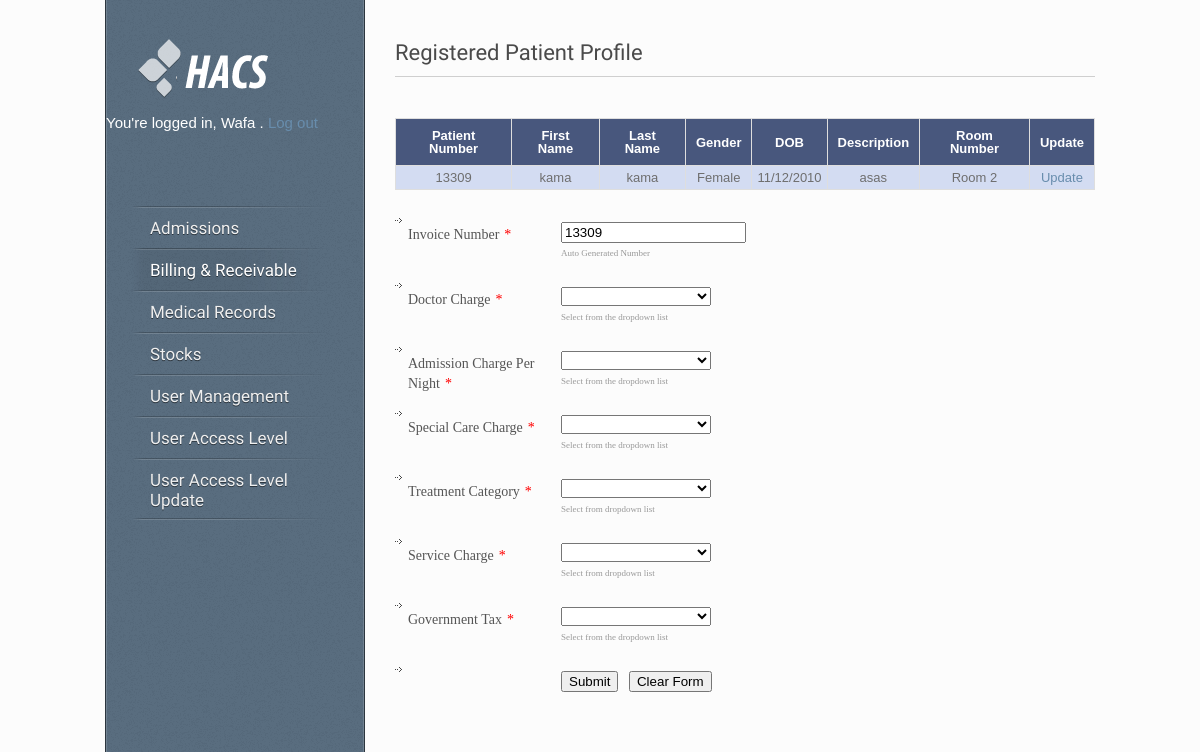
Page /others_invoice.php?id=13309 (signed in) on the committed database.
### tables this page shows
CREATE TABLE IF NOT EXISTS `users` (
  `id` int(10) NOT NULL AUTO_INCREMENT,
  `username` varchar(50) NOT NULL,
  `password` varchar(50) NOT NULL,
  `firstname` varchar(50) NOT NULL,
  `surname` varchar(50) NOT NULL,
  `email` varchar(255) NOT NULL,
  `signup_date` datetime NOT NULL,
  PRIMARY KEY (`id`),
  KEY `username` (`username`)
);

CREATE TABLE IF NOT EXISTS `unknownpatient` (
  `id` int(11) NOT NULL AUTO_INCREMENT,
  `patientNumber` int(11) NOT NULL,
  `patientFirst` varchar(50) NOT NULL,
  `patientLast` varchar(50) NOT NULL,
  `gender` varchar(10) NOT NULL,
  `birthDate` varchar(20) NOT NULL,
  `description` text NOT NULL,
  `Room` varchar(10) NOT NULL,
  PRIMARY KEY (`id`)
);

### core.inc.php (called while the page is built, shortened)
<?php
	function loggedin()
	{
		if (isset($_SESSION['user_id']) && !empty($_SESSION['user_id']))
	{
		return true;
	}else
	{
		return false;
	}
	}
	function getuserfield($field)
	{
		$query = "SELECT `$field` FROM `users` WHERE `id`='".$_SESSION['user_id']."'";
		if ($query_run = mysql_query($query))
		{
			if ($query_result = mysql_result($query_run, 0, $field))
			{
				return $query_result;
			}
		}
	}
		function checkadmission()
	{
		$check = mysql_query("SELECT admission FROM access WHERE userid = '".$_SESSION['user_id']."'");
		while ($row = mysql_fetch_array($check))
		{
			$admission = $row['admission'];
			if ($admission == 1)
			{
				return true;
			}
			else
			{
				return false;
			}
		}
	}
	function checkbill()
	{
		$check = mysql_query("SELECT bill FROM access WHERE userid = '".$_SESSION['user_id']."'");
		while ($row = mysql_fetch_array($check))
		{
			$bill = $row['bill'];
			if ($bill == 1)
			{
				return true;
			}
			else
			{
				return false;
			}
		}
	}
	function checkmedical()
	{
		$check = mysql_query("SELECT medical FROM access WHERE userid = '".$_SESSION['user_id']."'");
		while ($row = mysql_fetch_array($check))
		{
			$medical = $row['medical'];
			if ($medical == 1)
			{
				return true;
			}
			else
			{
				return false;
			}
		}
	}
	function checkstocks()
	{
		$check = mysql_query("SELECT stocks FROM access WHERE userid = '".$_SESSION['user_id']."'");
		while ($row = mysql_fetch_array($check))
		{
			$stocks = $row['stocks'];
			if ($stocks == 1)
			{
				return true;
			}
			else
			{
				return false;
			}
		}
	}
	function checkpatient()
	{
		$check = mysql_query("SELECT patient FROM access WHERE userid = '".$_SESSION['user_id']."'");
		while ($row = mysql_fetch_array($check))
		{
			$patient = $row['patient'];
			if ($patient == 1)
			{
				return true;
			}
			else
			{
				return false;
			}
		}
	}
	function checkadmin()
	{
		$check = mysql_query("SELECT admin FROM access WHERE userid = '".$_SESSION['user_id']."'");
		while ($row = mysql_fetch_array($check))
		{
			$admin = $row['admin'];
			if ($admin == 1)
			{
				return true;
			}
			else
			{
				return false;
			}
		}
	}
?>

### others_invoice.php (the view, shortened to what this page needs)
<?php
	require 'core.inc.php';
	if (loggedin())
	{
?>
<!DOCTYPE HTML>
<html lang="en-US">
<head>
<link rel="stylesheet" type="text/css" href="style.css" media="all" />
<link type="text/css" rel="stylesheet" href="css/styles/form.css?v3.1.19"/>
<link href="css/calendarview.css?v3.1.19" rel="stylesheet" type="text/css" />
<link type="text/css" rel="stylesheet" href="http://cdn.jotfor.ms/css/styles/nova.css?3.1.19" />
<link type="text/css" media="print" rel="stylesheet" href="http://cdn.jotfor.ms/css/printForm.css?3.1.19" />
</head>
<body>
<div id="wrapper">
	<div id="sidebar">
		 <div id="logo"><a href="index.php"><img src="style/images/logo.png" alt="Hospital Access Control System" /></a></div>
		<?php
			$firstname = getuserfield('firstname');
			$firstname_decrypted = base64_decode($firstname);
			echo '<br /><p style="color:white; font-size: 15px;">You\'re logged in,  '.$firstname_decrypted.' . <a href="logout.php">Log out</a></p><br>' ;
		?>
    <div id="menu" class="menu-v">
      <ul>
		<?php if (checkadmission()) { ?>
        <li><a href="index.php">Admissions</a>
        </li>
		<?php
			}else
			{
		?>		<li><a href="#" style="color: red;"><?php echo 'Permission Denied'; ?></a></li>
		<?php
			}
		?>
		<?php if (checkbill()) { ?>
        <li><a href="bill_receivable.php" class="active">Billing & Receivable</a>
        </li>
		<?php
			}else
			{
		?>		<li><a href="#" style="color: red;"><?php echo 'Permission Denied'; ?></a></li>
		<?php
			}
		?>
		<?php if (checkmedical()) { ?>
        <li><a href="medical.php">Medical Records</a></li>
		<?php
			}else
			{
		?>		<li><a href="#" style="color: red;"><?php echo 'Permission Denied'; ?></a></li>
		<?php
			}
		?>
		<?php if (checkstocks()) { ?>
        <li><a href="stocks.php">Stocks</a>
        </li>
		<?php
			}else
			{
		?>		<li><a href="#" style="color: red;"><?php echo 'Permission Denied'; ?></a></li>
		<?php
			}
		?>
		<?php if (checkpatient()) { ?>
        <li><a href="#">User Management</a>
		</li>
		<?php
			}else
			{
		?>		<li><a href="#" style="color: red;"><?php echo 'Permission Denied'; ?></a></li>
		<?php
			}
		?>
		<?php if (checkadmin()) { ?>
			<li><a href="access.php">User Access Level</a></li>
			<li><a href="access_update.php">User Access Level Update</a></li>
		<?php
			}else
			{
		?>		<li><a href="#" style="color: red;"><?php echo 'Permission Denied'; ?></a></li>
		<?php
			}
		?>
      </ul>
    </div>
	</div>
	<div id="content">
	<h1 class="title">Registered Patient Profile</h1>
	<div class="line"></div>
	<?php if (checkadmin()) { ?>
	<div id="container">
		<div id="main">
			<table>
				<tr>
					<th>Patient Number</th>
					<th>First Name</th>
					<th>Last Name</th>
					<th>Gender</th>
					<th>DOB</th>
					<th>Description</th>
					<th>Room Number</th>
					<th>Update</th>
				</tr>
				<?php
					$patientNumber = $_GET['id'];
					$sql = "SELECT * FROM unknownpatient WHERE patientNumber='$patientNumber'";
					$query =  mysql_query($sql) or die(mysql_error());
					while ($rows = mysql_fetch_assoc($query))
					{
						$patientNumber = $rows['patientNumber'];
						$patientFirst = $rows['patientFirst'];
						$patientLast = $rows['patientLast'];
						$gender = $rows['gender'];
						$birthDate = $rows['birthDate'];
						$description = $rows['description'];
						$Room = $rows['Room'];
						$patientFirst_decrypted = base64_decode($patientFirst);
						$patientLast_decrypted = base64_decode($patientLast);
						$gender_decrypted = base64_decode($gender);
						$birthDate_decrypted = base64_decode($birthDate);
						$description_decrypted = base64_decode($description);
						$Room_decrypted = base64_decode($Room);
				?>
					<tr>
						<td><?php echo $patientNumber; ?></td>
						<td><?php echo $patientFirst_decrypted; ?></td>
						<td><?php echo $patientLast_decrypted; ?></td>
						<td><?php echo $gender_decrypted; ?></td>
						<td><?php echo $birthDate_decrypted; ?></td>
						<td><?php echo $description_decrypted; ?></td>
						<td><?php echo $Room_decrypted; ?></td>
						<td><a href="update.php?id=<?php echo $rows['id']; ?>">Update</a></td>
					</tr>
			</table>
		</div>
	</div>
	<form class="jotform-form" action="others_invoice.php" method="post" name="form_32743415307450" id="32743415307450" accept-charset="utf-8">
	  <div class="form-all">
		<ul class="form-section">
		  <li class="form-line" id="id_1">
			<label class="form-label-left" id="label_1" for="input_1">
			  Invoice Number<span class="form-required">*</span>
			</label>
			<div id="cid_1" class="form-input"><span class="form-sub-label-container"><input type="text" readonly="readonly" class="form-readonly  form-textbox validate[required]" data-type="input-textbox" id="input_1" name="patientNumber" size="20" value="<?php echo $patientNumber; } ?>" />
				<label class="form-sub-label" for="input_1"> Auto Generated Number </label></span>
			</div>
		  </li>
		  <li class="form-line" id="id_9">
			<label class="form-label-left" id="label_9" for="input_9">
			  Doctor Charge<span class="form-required">*</span>
			</label>
			<div id="cid_9" class="form-input"><span class="form-sub-label-container"><select class="form-dropdown validate[required]" style="width:150px" id="input_9" name="doctorCharge">
				  <option value="">  </option>
				  <option value="20"> Normal Service </option>
				</select>
				<label class="form-sub-label" for="input_9"> Select from the dropdown list </label></span>
			</div>
		  </li>
		  <li class="form-line" id="id_4">
			<label class="form-label-left" id="label_4" for="input_4">
			  Admission Charge Per Night<span class="form-required">*</span>
			</label>
			<div id="cid_4" class="form-input"><span class="form-sub-label-container"><select class="form-dropdown validate[required]" style="width:150px" id="input_4" name="admissionCharge">
				  <option value="">  </option>
				  <option value="50"> Normal Service </option>
				</select>
				<label class="form-sub-label" for="input_4"> Select from the dropdown list </label></span>
			</div>
		  </li>
		  <li class="form-line" id="id_5">
			<label class="form-label-left" id="label_5" for="input_5">
			  Special Care Charge<span class="form-required">*</span>
			</label>
			<div id="cid_5" class="form-input"><span class="form-sub-label-container"><select class="form-dropdown validate[required]" style="width:150px" id="input_5" name="specialCare">
				  <option value="">  </option>
				  <option value="30"> Normal Service </option>
				</select>
				<label class="form-sub-label" for="input_5"> Select from the dropdown list </label></span>
			</div>
		  </li>
		  <li class="form-line" id="id_6">
			<label class="form-label-left" id="label_6" for="input_6">
			  Treatment Category<span class="form-required">*</span>
			</label>
			<div id="cid_6" class="form-input"><span class="form-sub-label-container"><select class="form-dropdown validate[required]" style="width:150px" id="input_6" name="treatmentCategory">
				  <option value="">  </option>
				  <option value="50"> Class A </option>
				</select>
				<label class="form-sub-label" for="input_6"> Select from dropdown list </label></span>
			</div>
		  </li>
		  <li class="form-line" id="id_7">
			<label class="form-label-left" id="label_7" for="input_7">
			  Service Charge<span class="form-required">*</span>
			</label>
			<div id="cid_7" class="form-input"><span class="form-sub-label-container"><select class="form-dropdown validate[required]" style="width:150px" id="input_7" name="serviceCharge">
				  <option value="">  </option>
				  <option value="20"> New Patient </option>
				</select>
				<label class="form-sub-label" for="input_7"> Select from dropdown list </label></span>
			</div>
		  </li>
		  <li class="form-line" id="id_8">
			<label class="form-label-left" id="label_8" for="input_8">
			  Government Tax<span class="form-required">*</span>
			</label>
			<div id="cid_8" class="form-input"><span class="form-sub-label-container"><select class="form-dropdown validate[required]" style="width:150px" id="input_8" name="governmentTax">
				  <option value="">  </option>
				  <option value="5"> Flat Rate </option>
				</select>
				<label class="form-sub-label" for="input_8"> Select from the dropdown list </label></span>
			</div>
		  </li>
		  <li class="form-line" id="id_2">
			<div id="cid_2" class="form-input-wide">
			  <div style="margin-left:156px" class="form-buttons-wrapper">
				<button id="input_2" type="submit" name="submit" class="form-submit-button">
				  Submit
				</button>
				<button id="input_reset_2" type="reset" class="form-submit-reset">
				  Clear Form
				</button>
			  </div>
			</div>
		  </li>
		</ul>
	  </div>
	</form>
	<?php
		}else
		{
	?>		<center><h2 style="color: red;">Permission Denied</h2></center>
	<?php
		}
	?>
</div>
</body>
</html>
<?php
	}else
	{
		require 'loginform.inc.php';
	}
?>

### style.css (style rules this page uses)
html, body, div, span, applet, object, iframe, h1, h2, h3, h4, h5, h6, p, blockquote, pre, a, acronym, address, big, cite, code, del, dfn, em, font, img, ins, kbd, q, s, samp, small, strike, strong, tt, var, b, u, i, center, dl, dt, dd, ol, ul, li, fieldset, form, label, legend { margin:0; padding:0; border:0; outline:0; font-size:100%; vertical-align:baseline; background:transparent }
body { line-height:1 }
ol, ul { list-style:none }
table { border-collapse:collapse; border-spacing:0 }
th, td { margin:0; padding:0 }
html, body { height: 100%; }
body { background-color: #FCFCFC; font-family:Arial, sans-serif; font-size: 13px; color: #585858; }
p { line-height: 20px; margin-bottom: 20px; }
a { color: #688dad; text-decoration: none; }
h1, h2, h3, h4, h5, h6 { font-family: 'Amaranth', sans-serif; color: #4a4a4a; font-weight: normal; margin: 0 0 10px 0; }
h1 { font-size: 22px; line-height: 26px; }
h1.title { padding: 0; }
img { display: block; }
.line { background: transparent url(style/images/line.png) repeat-x; height: 2px; padding: 20px 0 0 0; line-break: 0px; }
ul { line-height: 20px; margin-bottom: 20px; }
ul li { background: transparent url(style/images/bullet.png) left 8px no-repeat; padding-left: 15px; }
#wrapper { width: 990px; margin: 0 auto; overflow: hidden; }
#content { width: 700px; float: right; padding: 40px 0 20px 0; }
#sidebar { width: 258px; background: #596d7f url(style/images/noize.png) repeat 100% 0; -webkit-box-shadow: inset 0px 0px 0px 1px rgba(255, 255, 255, 0.15); -moz-box-shadow: inset 0px 0px 0px 1px rgba(255, 255, 255, 0.15); box-shadow: inset 0px 0px 0px 1px rgba(255, 255, 255, 0.15); border-left: 1px solid rgba(0, 0, 0, 0.50); border-right: 1px solid rgba(0, 0, 0, 0.50); float: left; position: fixed; margin-top: -1px; z-index: 100; }
#logo { text-align: left; padding: 40px 32px 0 32px; }
#logo a { border: none; }
#logo img { display: inline; }
#menu { float: left; text-align: left; font-family: 'Amaranth', sans-serif; font-size: 17px; margin-top: 40px; margin-bottom: 50px; position: relative; z-index: 100; padding: 0 0 0 24px; text-shadow: 0px 1px 0px rgba(0, 0, 0, 0.5); }
.menu-v ul { margin: 0; padding: 0; list-style-type: none; width: 200px; background: transparent url(style/images/menu-line.png) no-repeat center bottom; }
.menu-v ul li { position: relative; padding-right: 5px; background: transparent url(style/images/menu-line.png) no-repeat center top; padding: 0; }
.menu-v ul li a { display: block; color: white; text-decoration: none; padding: 12px 0 10px 20px; padding-right: 17px; background: transparent; color: #f0f0f0; text-decoration: none; border: none; }
.menu-v ul li a.active, .menu-v ul li a.selected, .menu-v ul li a:hover { text-decoration: none; background: transparent url(style/images/menu-hover.png) repeat-y left top; color: #fff; }
table { width: 100%; border-collapse: collapse; margin-bottom: 20px; color: #6e6e6e; border-bottom:1px solid #dedede; }
table td { padding: 8px 10px; border-right:1px solid #dedede; }
table th { padding: 10px; text-align: left; border-right:1px solid #dedede; font-weight: normal; }
table tr { border-left:1px solid #dedede; border-top:1px solid #dedede; }

### css/styles/form.css (style rules this page uses)
.form-all { list-style: none; list-style-position: outside; margin: 0px; font-family: Verdana; font-size: 12px; }
.form-submit-button, .form-submit-reset, .form-submit-print, .form-screen-button { margin:0px; overflow:visible; padding:1px 6px; width:auto; }
.form-label-left { float:left; display:inline-block; text-align:left; padding:3px; white-space:normal; }
.form-section, .form-section-closed { list-style:none; list-style-position:outside; margin:0px; padding:0px; position:relative; zoom:1; clear:both; }
.form-input { display:inline-block; }
.form-line { clear:both; padding:10px; margin:0px; display:block; width:97%; width:-moz-available; position:relative; }
.form-required { margin-left: 5px; color: red; }
.form-sub-label-container { display:inline-block; margin-right:5px; white-space: nowrap; }
.form-sub-label { color:#999999; display:block; font-size:9px; }

### others_invoice.php (style rules this page uses)
.form-label-left { width:150px !important; }
.form-line { padding-top:12px; padding-bottom:12px; }
.form-all { width:650px; color:#555 !important; font-family:'Lucida Grande'; font-size:14px; }
#main table th { padding: 10px; background-color: #48577D; color: #FFFFFF; text-align: center; font-weight: bold; }
#main table td { padding: 5px; text-align: center; }
#main table tr { background-color: #D3DCF2; }

### rows in the picture
users: firstname "Wafa"
unknownpatient: patientNumber "13309", patientFirst "kama", patientLast "kama", gender "Female", birthDate "11/12/2010", description "asas", Room "Room 2"
